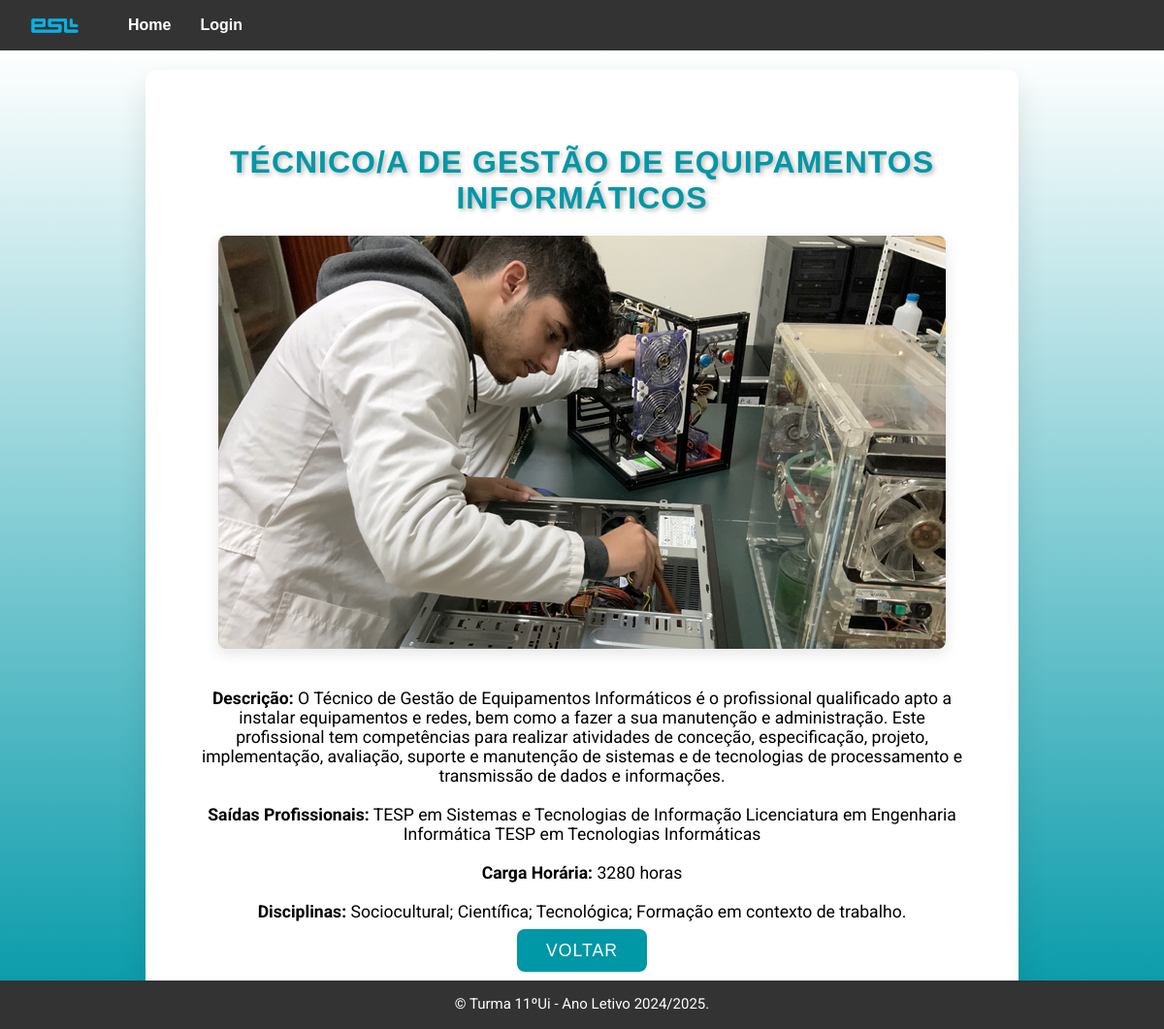
Page /detalhes_oferta/21/ on the committed database.
### oferta/models.py (models this page shows, shortened)
class OfertaFormativa(models.Model):
    nome = models.CharField(max_length=200)
    descricao = models.TextField()
    saidas_profissionais = models.TextField()
    carga_horaria = models.IntegerField()
    disciplinas = models.TextField()
    imagem = models.ImageField(upload_to='ofertas/', blank=True, null=True)

### oferta/views.py (the view)
# urls.py: path('detalhes_oferta/<int:id>/', detalhes_oferta, name='detalhes_oferta'),
def detalhes_oferta(request, id):
    oferta = get_object_or_404(OfertaFormativa, id=id)
    return render(request, 'detalhes_oferta.html', {'oferta': oferta})

### oferta/templates/detalhes_oferta.html (shortened to what this page needs)
{% extends 'base.html' %}
{% block content %}
<div class="detalhes-container">
    <div class="detalhes-box">
        <h2>{{ oferta.nome }}</h2>
        <head>
        </head>
        {% if oferta.imagem %}
        <img src="{{ oferta.imagem.url }}" alt="{{ oferta.nome }}" class="detalhes-img">
        {% endif %}
        <p><strong>Descrição:</strong> {{ oferta.descricao }}</p>
        <p><strong>Saídas Profissionais:</strong> {{ oferta.saidas_profissionais }}</p>
        <p><strong>Carga Horária:</strong> {{ oferta.carga_horaria }} horas</p>
        <p><strong>Disciplinas:</strong> {{ oferta.disciplinas }}</p>
        <a href="{% url 'home' %}" class="back-button">Voltar</a>
    </div>
</div>
{% endblock %}

### oferta/static/css/styles.css (style rules this page uses)
body { font-family: Arial, sans-serif; margin: 0; padding: 0; background-color: #f4f4f4; transition: background-color 0.5s ease-in-out; }

### oferta/templates/detalhes_oferta.html (style rules this page uses)
body { font-family: Arial, Helvetica, sans-serif; background-color: #ffffff; color: #333333; margin: 0; padding: 0; box-sizing: border-box; }
.detalhes-container { display: flex; justify-content: center; align-items: center; min-height: calc(100vh - 50px); background: linear-gradient(180deg, #ffffff, #0097a7); padding: 20px; flex-grow: 1; }
.detalhes-box { background: #ffffff; padding: 50px; border-radius: 12px; box-shadow: 0 15px 30px rgba(0, 0, 0, 0.1); text-align: center; width: 100%; max-width: 800px; animation: fadeIn 1s ease-in-out; }
h2 { margin-bottom: 20px; color: #0097a7; font-size: 2em; text-transform: uppercase; letter-spacing: 1px; font-weight: bold; text-shadow: 2px 2px 5px rgba(0, 0, 0, 0.3); }
p { font-family: 'Roboto', sans-serif; font-size: 1.1em; color: #000000; margin-bottom: 20px; text-align: center; }
.detalhes-img { max-width: 100%; height: auto; border-radius: 8px; margin-bottom: 20px; box-shadow: 0px 5px 15px rgba(0, 0, 0, 0.1); }
.back-button { padding: 12px 30px; background-color: #0097a7; color: #ffffff; text-decoration: none; border-radius: 8px; font-size: 1.1em; text-transform: uppercase; letter-spacing: 1px; transition: background-color 0.3s, transform 0.2s; }

### rows in the picture
OfertaFormativa: nome "TÉCNICO/A DE GESTÃO DE EQUIPAMENTOS INFORMÁTICOS", imagem (picture), descricao "O Técnico de Gestão de Equipamentos Informáticos é o profissional qualificado apto a instalar equipamentos e redes, bem como a fazer a sua manutenção e administração. Este profissional tem competências para realizar atividades de conceção, especificação, projeto, implementação, avaliação, suporte e manutenção de sistemas e de tecnologias de processamento e transmissão de dados e informações.", saidas_profissionais "TESP em Sistemas e Tecnologias de Informação Licenciatura em Engenharia Informática TESP em Tecnologias Informáticas", carga_horaria "3280", disciplinas "Sociocultural; Científica; Tecnológica; Formação em contexto de trabalho."
